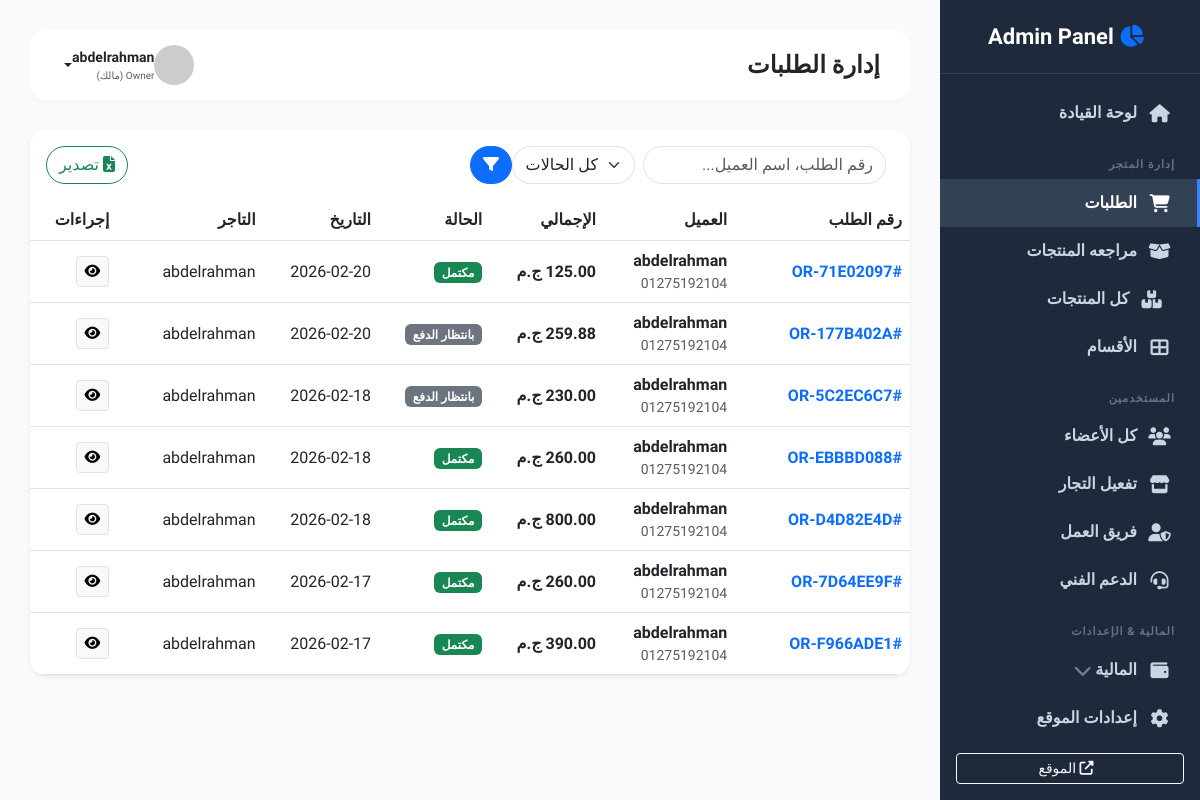
Page /super/orders/all/ (signed in) on the earlier database version.
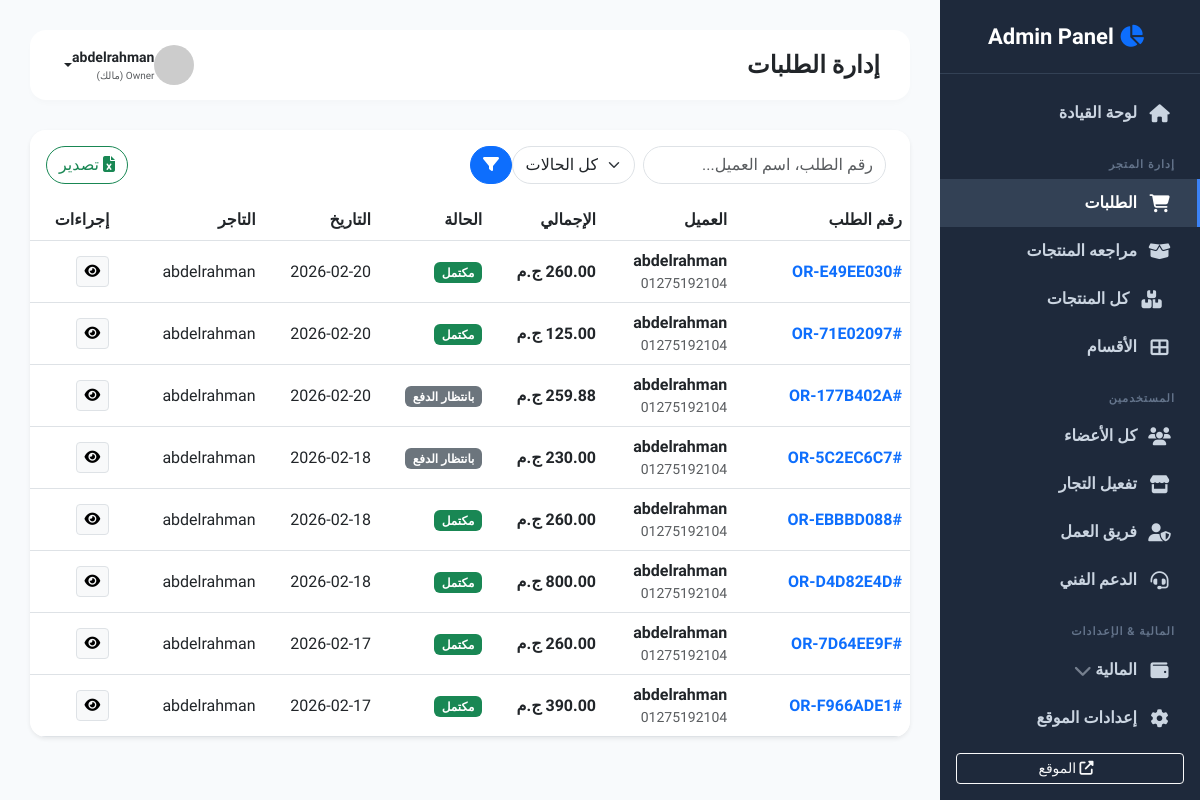
Same page on the later database version.
### store/models.py (models this page shows, shortened)
class Order(models.Model):
    class Status(models.TextChoices):
        CART = "CART",
        WAITING_PAYMENT = "WAITING_PAYMENT", "بانتظار الدفع" # <--- جديد
        PENDING = "PENDING", "قيد الانتظار"
        APPROVED = "APPROVED", "تم التأكيد"
        SHIPPED = "SHIPPED", "تم الشحن"
        DELIVERED = "DELIVERED", "تم التسليم"
        RETURNED = "RETURNED", "مرتجع"
        CANCELLED = "CANCELLED", "ملغي"
    order_id = models.CharField(max_length=20, unique=True, editable=False, verbose_name="رقم الطلب")
    customer = models.ForeignKey(settings.AUTH_USER_MODEL, on_delete=models.PROTECT, related_name='orders', verbose_name="العميل")
    is_confirmed_by_customer = models.BooleanField(null=True, blank=True, verbose_name="تأكيد العميل")
    rejection_reason = models.TextField(blank=True, null=True, verbose_name="سبب الرفض")
    rating = models.PositiveIntegerField(default=0, verbose_name="التقييم (1-5)")
    merchant = models.ForeignKey(MerchantProfile, on_delete=models.PROTECT, null=True, blank=True, related_name='merchant_orders')    # تفاصيل العنوان (يتم حفظها كنص لضمان عدم تغيرها في السجلات التاريخية)
    shipping_address = models.TextField(verbose_name="عنوان الشحن")
    shipping_phone = models.CharField(max_length=15, verbose_name="رقم التواصل")
    total_products_price = models.DecimalField(max_digits=10, decimal_places=2, default=0, verbose_name="إجمالي المنتجات")
    shipping_cost = models.DecimalField(max_digits=10, decimal_places=2, default=0, verbose_name="تكلفة الشحن")
    platform_fees = models.DecimalField(max_digits=10, decimal_places=2, default=0, verbose_name="رسوم المنصة") # 3 EGP + 2.75%
    final_total = models.DecimalField(max_digits=10, decimal_places=2, default=0, verbose_name="الإجمالي النهائي")
    status = models.CharField(max_length=20, choices=Status.choices, default=Status.PENDING, verbose_name="حالة الطلب")
    created_at = models.DateTimeField(auto_now_add=True, verbose_name="تاريخ الطلب")
    governorate = models.ForeignKey(Governorate, on_delete=models.SET_NULL, null=True, blank=True, verbose_name="المحافظة")
    is_first_order = models.BooleanField(default=False, verbose_name="أول طلب (شحن مجاني)")
    class PaymentMethod(models.TextChoices):
        COD = "COD", "الدفع عند الاستلام"
        ONLINE = "ONLINE", "دفع إلكتروني (Paymob)"
    payment_method = models.CharField(max_length=10, choices=PaymentMethod.choices, default=PaymentMethod.COD, verbose_name="طريقة الدفع")

class MerchantProfile(models.Model):
    user = models.OneToOneField(settings.AUTH_USER_MODEL, on_delete=models.CASCADE, related_name='merchant_profile')
    national_id = models.CharField(max_length=14, unique=True, verbose_name="الرقم القومي")
    id_card_front = models.ImageField(upload_to='merchant_ids/', verbose_name="صورة البطاقة (أمام)")
    id_card_back = models.ImageField(upload_to='merchant_ids/', verbose_name="صورة البطاقة (خلف)")
    shop_image = models.ImageField(upload_to='shops/', verbose_name="صورة المحل/الشخصية")
    minimum_balance_required = models.DecimalField(
        max_digits=10, decimal_places=2, default=0.00,
        verbose_name="الحد الأدنى للرصيد"
    )
    is_approved = models.BooleanField(default=False, verbose_name="تمت الموافقة من المشرف")
    created_at = models.DateTimeField(auto_now_add=True)
    tax_register_number = models.CharField(max_length=50, blank=True, null=True, verbose_name="رقم السجل الضريبي")
    goods_quantity = models.CharField(max_length=100, verbose_name="كمية البضاعة المحتملة")
    goods_types = models.TextField(verbose_name="أنواع البضاعة")
    goods_average_price = models.CharField(max_length=100, verbose_name="متوسط الأسعار")
    goods_sizes = models.TextField(verbose_name="المقاسات المتاحة")
    free_shipping_threshold = models.PositiveIntegerField(default=0, verbose_name="حد الشحن المجاني (عدد قطع)")
    is_free_shipping_active = models.BooleanField(default=False, verbose_name="تفعيل عرض الشحن المجاني")

### accounts/models.py (models this page shows, shortened)
class User(AbstractUser):
    class Role(models.TextChoices):
        CUSTOMER = "CUSTOMER", "عميل"
        MERCHANT = "MERCHANT", "تاجر"
        OWNER = "OWNER", "Owner (مالك)"
        ADMIN_LVL2 = "ADMIN_LVL2", "مشرف درجة ثانية"
        ADMIN_LVL3 = "ADMIN_LVL3", "مشرف درجة ثالثة (خدمة عملاء)"
    role = models.CharField(max_length=20, choices=Role.choices, default=Role.CUSTOMER)
    phone_primary = models.CharField(max_length=15, unique=True, verbose_name="رقم الهاتف الأساسي")
    phone_secondary = models.CharField(max_length=15, blank=True, null=True, verbose_name="رقم هاتف احتياطي")
    device_id = models.CharField(max_length=255, blank=True, null=True, help_text="لمنع تكرار الحسابات من نفس الجهاز")
    is_banned = models.BooleanField(default=False, verbose_name="محظور")

### supervisor/views.py (the view)
# urls.py: path('orders/all/', views.all_orders, name='super_all_orders'),
@login_required
def all_orders(request):
    if not is_supervisor(request.user): return redirect('home')
    status = request.GET.get('status')
    orders = Order.objects.exclude(status=Order.Status.CART).order_by('-created_at')
    if status:
        orders = orders.filter(status=status)
    return render(request, 'supervisor/all_orders.html', {'orders': orders})

### store/context_processors.py (called while the page is built)
def site_settings(request):
    settings = SiteSetting.objects.first()
    return {'site_settings': settings}

### supervisor/views.py (called while the page is built)
def is_supervisor(user):
    return user.is_superuser or user.role in [User.Role.ADMIN_LVL2, User.Role.ADMIN_LVL3, User.Role.OWNER]

### templates/supervisor/all_orders.html (shortened to what this page needs)
{% extends 'supervisor/base_supervisor.html' %}
{% block page_title %}إدارة الطلبات{% endblock %}
{% block content %}
<div class="card border-0 shadow-sm rounded-4 overflow-hidden">
    <div class="card-header bg-white py-3 border-bottom-0 d-flex justify-content-between align-items-center">
        <form class="d-flex w-50" method="GET">
            <input type="text" name="q" class="form-control me-2 rounded-pill" placeholder="رقم الطلب، اسم العميل...">
            <select name="status" class="form-select me-2 rounded-pill" style="width: 150px;">
                <option value="">كل الحالات</option>
            </select>
            <button class="btn btn-primary rounded-pill"><i class="fas fa-filter"></i></button>
        </form>
        <a href="{% url 'super_export_orders' %}" class="btn btn-outline-success rounded-pill"><i class="fas fa-file-excel"></i> تصدير</a>
    </div>
    <div class="table-responsive">
        <table class="table table-hover align-middle mb-0">
            <thead class="bg-light">
                <tr>
                    <th class="ps-4">رقم الطلب</th>
                    <th>العميل</th>
                    <th>الإجمالي</th>
                    <th>الحالة</th>
                    <th>التاريخ</th>
                    <th>التاجر</th>
                    <th class="text-end pe-4">إجراءات</th>
                </tr>
            </thead>
            <tbody>
                {% for order in orders %}
                <tr>
                    <td class="ps-4 fw-bold text-primary">#{{ order.order_id }}</td>
                    <td>
                        <div class="fw-bold">{{ order.customer.first_name }}</div>
                        <div class="small text-muted">{{ order.shipping_phone }}</div>
                    </td>
                    <td class="fw-bold">{{ order.final_total }} ج.م</td>
                    <td>
                        {% if order.status == 'PENDING' %}<span class="badge bg-warning text-dark">جديد</span>
                        {% elif order.status == 'SHIPPED' %}<span class="badge bg-info">جاري الشحن</span>
                        {% elif order.status == 'DELIVERED' %}<span class="badge bg-success">مكتمل</span>
                        {% else %}<span class="badge bg-secondary">{{ order.get_status_display }}</span>{% endif %}
                    </td>
                    <td>{{ order.created_at|date:"Y-m-d" }}</td>
                    <td>
                        {% if order.merchant %}
                            {{ order.merchant.user.first_name }}
                        {% else %}
                            <span class="text-muted">-</span>
                        {% endif %}
                    </td>
                    <td class="text-end pe-4">
                        <a href="{% url 'super_order_detail' order.order_id %}" class="btn btn-sm btn-light border"><i class="fas fa-eye"></i></a>
                    </td>
                </tr>
                {% empty %}
                <tr><td colspan="7" class="text-center py-4 text-muted">لا توجد طلبات.</td></tr>
                {% endfor %}
            </tbody>
        </table>
    </div>
</div>
{% endblock %}

Differences in the rows shown:
added Order: order_id "OR-E49EE030", customer.first_name "abdelrahman", shipping_phone "01275192104", final_total "260.00", status "مكتمل", created_at "2026-02-20", merchant.user.first_name "abdelrahman"
